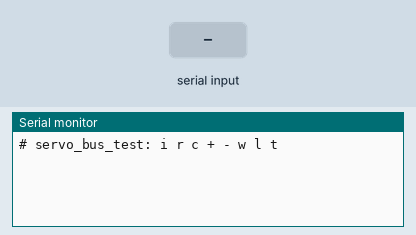
A sketch run on a simulated Teensy 4. Shown: the last lines printed to the serial monitor. The inputs (shaded band) are chosen by the test bench. The modem accepts every AT command (registered, SIM ready, sends succeed) and sends nothing else.

Above: at 1.2 s.
1.3 s: "i" received over Serial
At 1.6 s:
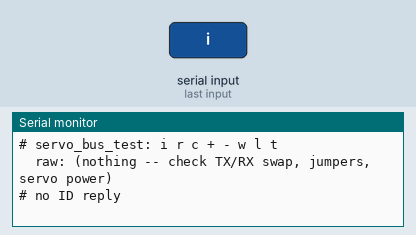
2.8 s: "r" received over Serial
At 4.0 s:
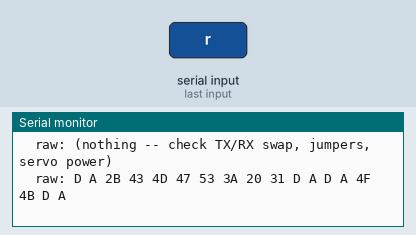
4.3 s: "c" received over Serial
At 5.5 s:
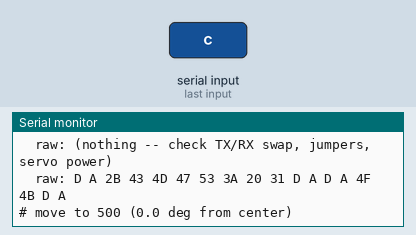
5.8 s: "l" received over Serial
At 6.7 s:
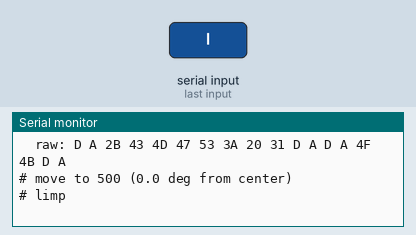
7.3 s: "t" received over Serial
At 7.9 s:
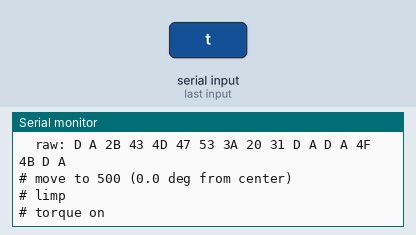

The sketch:

servo_bus_test.ino
```cpp
// servo_bus_test.ino -- first power-up check of the HTD-30H through the BusLinker.
// Board: Teensy 4.1. Wiring: docs/icd/servo_bus.md (Serial2: pin 8 TX2 ->
// BusLinker RX, pin 7 RX2 <- BusLinker TX,
// wired directly, no level shifter).  BusLinker jumpers on "Servo + TTL". Only ONE servo
// on the bus (the ID read uses broadcast).
//
// Serial Monitor (any baud, line ending "Newline"), single-letter commands:
//   i  read servo ID          r  read position / voltage / temperature
//   c  center (500)           +  / -  step 10 deg either way
//   w  slow sweep +/-15 deg   l  limp (torque off)    t  torque on
//
// Self-contained on purpose (no shared files), so it still works if
// flight_computer is broken. The protocol is the same as
// flight_computer/servo_bus.cpp.

const uint32_t BAUD = 115200;
const float COUNTS_PER_DEG = 1000.0 / 240.0;
uint8_t id = 1;
int pos_cmd = 500;

void send(uint8_t sid, uint8_t cmd, const uint8_t *p, uint8_t n) {
  uint8_t len = n + 3, sum = sid + len + cmd;
  uint8_t hdr[5] = { 0x55, 0x55, sid, len, cmd };
  Serial2.write(hdr, 5);
  for (uint8_t i = 0; i < n; i++) { Serial2.write(p[i]); sum += p[i]; }
  Serial2.write((uint8_t)~sum);
}

// Send a read command; return the number of reply params (or -1). Prints
// every raw byte received, which helps debug wiring (e.g. only seeing our
// own echo means TX works but the servo isn't answering).
int request(uint8_t sid, uint8_t cmd, uint8_t *out) {
  while (Serial2.available()) Serial2.read();
  send(sid, cmd, nullptr, 0);
  Serial2.flush();
  uint8_t buf[32];
  int n = 0;
  uint32_t t0 = millis();
  while (millis() - t0 < 20 && n < 32) if (Serial2.available()) buf[n++] = Serial2.read();
  Serial.print("  raw:");
  for (int i = 0; i < n; i++) { Serial.print(' '); Serial.print(buf[i], HEX); }
  Serial.println(n ? "" : " (nothing -- check TX/RX swap, jumpers, servo power)");
  // Find a reply with our CMD and at least one param (skips the echo)
  for (int i = 0; i + 5 < n; i++) {
    if (buf[i] == 0x55 && buf[i + 1] == 0x55 && buf[i + 4] == cmd && buf[i + 3] > 3) {
      int np = buf[i + 3] - 3;
      if (i + 5 + np >= n) break;
      for (int k = 0; k < np; k++) out[k] = buf[i + 5 + k];
      return np;
    }
  }
  return -1;
}

void move(int pos, uint16_t ms) {
  pos_cmd = constrain(pos, 0, 1000);
  uint8_t p[4] = { (uint8_t)(pos_cmd & 0xFF), (uint8_t)(pos_cmd >> 8), (uint8_t)(ms & 0xFF), (uint8_t)(ms >> 8) };
  send(id, 1, p, 4);
  Serial.print("# move to "); Serial.print(pos_cmd);
  Serial.print(" (");  Serial.print((pos_cmd - 500) / COUNTS_PER_DEG, 1); Serial.println(" deg from center)");
}

void setup() {
  Serial.begin(115200);
  Serial2.begin(BAUD);
  while (!Serial && millis() < 3000) {}
  Serial.println("# servo_bus_test: i r c + - w l t");
}

void loop() {
  if (!Serial.available()) return;
  char c = Serial.read();
  uint8_t r[8];
  switch (c) {
    case 'i':
      if (request(254, 14, r) >= 1) { id = r[0]; Serial.print("# servo ID = "); Serial.println(id); }
      else Serial.println("# no ID reply");
      break;
    case 'r':
      if (request(id, 28, r) >= 2) { Serial.print("# position = "); Serial.println((int16_t)(r[0] | r[1] << 8)); }
      if (request(id, 27, r) >= 2) { Serial.print("# voltage  = "); Serial.print((r[0] | r[1] << 8) / 1000.0, 2); Serial.println(" V"); }
      if (request(id, 26, r) >= 1) { Serial.print("# temp     = "); Serial.print(r[0]); Serial.println(" C"); }
      break;
    case 'c': move(500, 500); break;
    case '+': move(pos_cmd + (int)(10 * COUNTS_PER_DEG), 300); break;
    case '-': move(pos_cmd - (int)(10 * COUNTS_PER_DEG), 300); break;
    case 'w':
      for (int k = 0; k < 2; k++) {
        move(500 + (int)(15 * COUNTS_PER_DEG), 1000); delay(1100);
        move(500 - (int)(15 * COUNTS_PER_DEG), 1000); delay(1100);
      }
      move(500, 500);
      break;
    case 'l': { uint8_t p = 0; send(id, 31, &p, 1); Serial.println("# limp"); break; }
    case 't': { uint8_t p = 1; send(id, 31, &p, 1); Serial.println("# torque on"); break; }
  }
}
```

Measured:
- after the input at 1.3 s, the serial monitor: prints a new line at once (image 1)
- after the input at 2.8 s, the serial monitor: prints a new line after 0.06 s (image 2)
- after the input at 4.3 s, the serial monitor: prints a new line at once (image 3)
- after the input at 5.8 s, the serial monitor: prints a new line at once (image 4)
- after the input at 7.3 s, the serial monitor: prints a new line at once (image 5)
